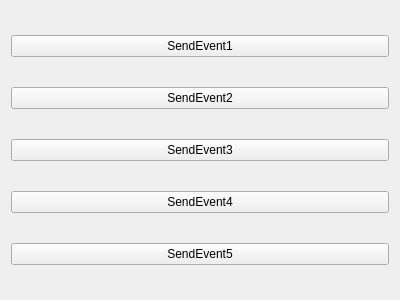
<?xml version="1.0" encoding="UTF-8"?>
<ui version="4.0">
 <class>SubWidget</class>
 <widget class="QWidget" name="SubWidget">
  <property name="geometry">
   <rect>
    <x>0</x>
    <y>0</y>
    <width>400</width>
    <height>300</height>
   </rect>
  </property>
  <property name="windowTitle">
   <string>Form</string>
  </property>
  <layout class="QVBoxLayout" name="verticalLayout">
   <item>
    <widget class="QPushButton" name="sendBtn1">
     <property name="text">
      <string>SendEvent1</string>
     </property>
    </widget>
   </item>
   <item>
    <widget class="QPushButton" name="sendBtn2">
     <property name="text">
      <string>SendEvent2</string>
     </property>
    </widget>
   </item>
   <item>
    <widget class="QPushButton" name="sendBtn3">
     <property name="text">
      <string>SendEvent3</string>
     </property>
    </widget>
   </item>
   <item>
    <widget class="QPushButton" name="sendEvent4">
     <property name="text">
      <string>SendEvent4</string>
     </property>
    </widget>
   </item>
   <item>
    <widget class="QPushButton" name="sendEvent5">
     <property name="text">
      <string>SendEvent5</string>
     </property>
    </widget>
   </item>
  </layout>
 </widget>
 <resources/>
 <connections/>
</ui>
